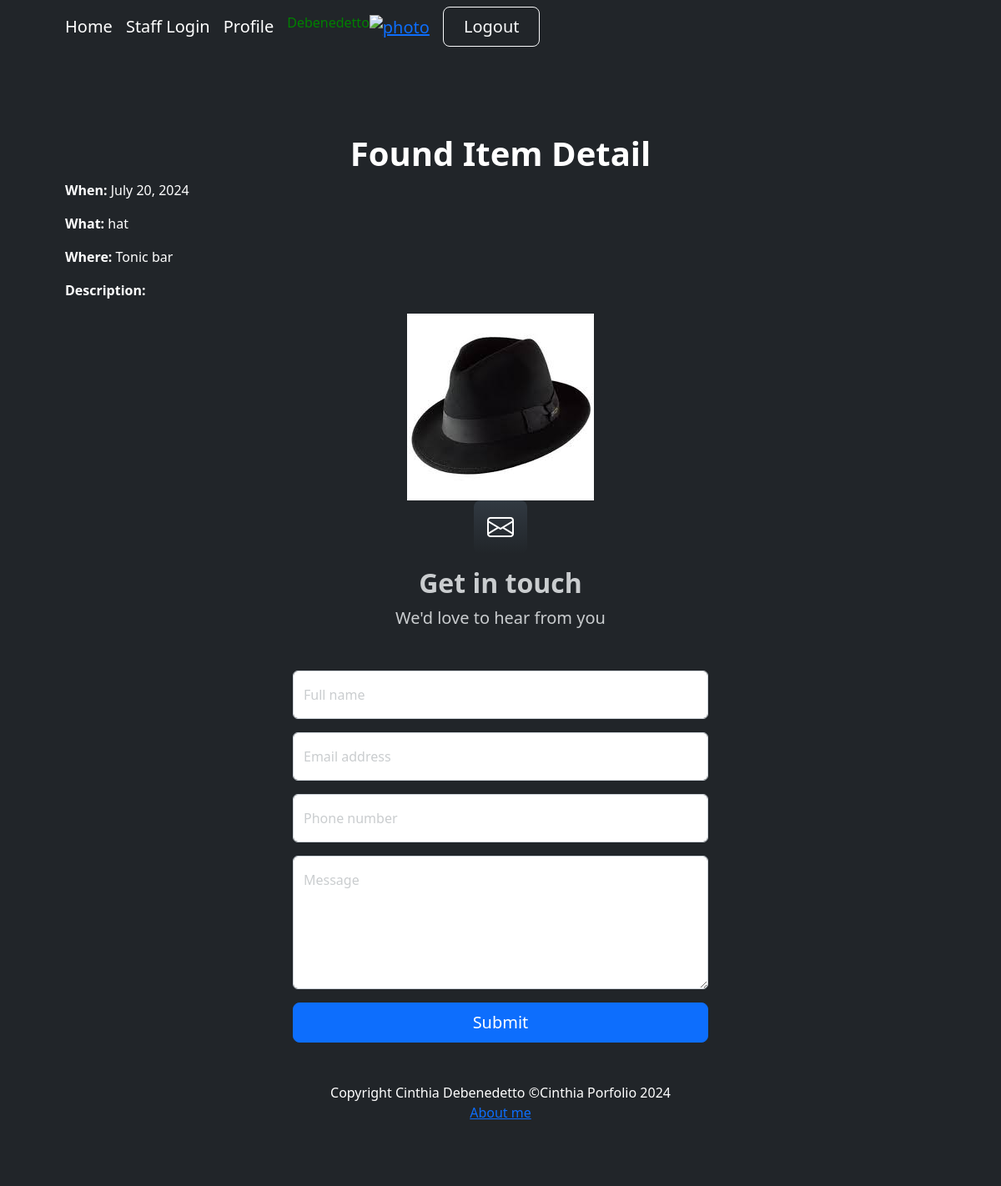
The app's page /found/2/ (signed in) with its own data.
### busqueda/models.py (models this page shows, shortened)
class Ifound(models.Model):
        LOCATIONS = [
                    ("Lobby", "Lobby"),
                     ("Tonic bar", "Tonic bar"),
                     ("Graze: Breakfast", "Graze: Breakfast"),
                     ("Underwater Observatory", "Underwater Observatory"),
                     ("North end Pool", "North end Pool"),
                     ("Salti: Restaurant", "Salti: Restaurant"),
                     ("Infinity: Restaurant", "Infinity: Restaurant"),
                     ("Kid's club", "Kid's club"),
                     ("Living reef center", "Living reef center"),
                     ("The Shake/Candy shop", "The Shake/Candy shop"),
                     ("Canopy wing: corridor", "Canopy wing: corridor"),
                     ("Driftwood wing: corridor", "Driftwood wing: corridor"),
                     ("Harbour wing: corridor", "Harbour wing: corridor"),
                     ("Transit Lounge", "Transit Lounge"),
                     ("Ferry", "Ferry"),
                     ("South end pool", "South end pool"),
                     ("Water sports", "Water sports"),
                     ("My room", "My room"),
                     ("Lover's Cove", "Lover's Cove"),
                     ("Rain forest walk", "Rain forest walk"),
                     ("Tennis/Basquet court", "Tennis/Basquet court"),
                     ("I don't know", "I don't know"),
    ]
        when = models.DateField(validators=[validate_past_date])
        what = models.CharField(max_length=60)
        where = models.CharField(max_length=60, choices=LOCATIONS, help_text="Select a place where you lost your item")
        color = models.CharField(max_length=50)
        model = models.CharField(max_length=60)
        size = models.CharField(max_length=60)
        description = models.TextField(verbose_name="Description", help_text="Optional: Complete a short description of item", blank=True, null=True)
        photo = models.ImageField(upload_to='found_photos/', blank=True, null=True, help_text='Opcional: load a photo of the item')
        returned_owner = models.BooleanField(default=False)
        class Meta:
            verbose_name = "Found Property"
            verbose_name_plural = "Found Properties"
            ordering = ["when", "what"]

### busqueda/views.py (the view)
# urls.py: path('found/<int:pk>/', foundDetail, name='found_detail'),# URL para la vista de detalle del ítem encontrado
@login_required
def foundDetail(request, pk):
    found = get_object_or_404(Ifound, pk=pk)
    return render(request, 'busqueda/found_detail.html', {'found': found})

### busqueda/templates/busqueda/found_detail.html (shortened to what this page needs)
{% extends "busqueda/index.html" %}
{% block titulo %}
<h1 class="display-10 fw-bolder text-white">Found Item Detail</h1>
{% endblock titulo %}
{% block contenido %}
    <p class="text-white" style="text-align: left;"><strong>When:</strong> {{ found.when }}</p>
    <p class="text-white" style="text-align: left;"><strong>What:</strong> {{ found.what }}</p>
    <p class="text-white" style="text-align: left;"><strong>Where:</strong> {{ found.where }}</p>
    <p class="text-white" style="text-align: left;"><strong>Description: </strong>{{ found.description }}</p>
    {% if found.photo %}
                <img src="{{ found.photo.url }}" alt="Item Photo">
    {% endif %}
{% endblock contenido %}

### busqueda/templates/busqueda/index.html (shortened to what this page needs)
<!DOCTYPE html>
<html lang="en">
    <head>
        {% load static %}
        <link href="https://cdn.jsdelivr.net/npm/bootstrap-icons@1.4.1/font/bootstrap-icons.css" rel="stylesheet" />
        <link href="{% static 'css/styles.css'%}" rel="stylesheet" />
        <link rel="stylesheet" href="https://cdnjs.cloudflare.com/ajax/libs/font-awesome/6.4.0/css/all.min.css">
        <link rel="stylesheet" href="https://code.jquery.com/ui/1.12.1/themes/base/jquery-ui.css">
</head>
    </head>
    <body>
        <nav class="navbar navbar-expand-lg navbar-dark bg-dark">
            <div class="container px-5">
                <a class="navbar-brand" href="{% url 'home' %}">Home</a>
                <a class="navbar-brand" href="{% url 'admin' %}">Staff Login</a>
                {% if user.is_authenticated %}
               <a class="navbar-brand" href="{% url 'perfil' %}">Profile</a>
                    <h6 style="color:green">{{user.last_name}}</h6>
                    <div class="navbar-brand">
                        <a href= "{% url 'agregar_avatar'%}"><img src="{{request.session.avatar}}" height= "40px" weight="40px" alt="photo"></a>
                    </div>
                    {% endif %}
                <div class="collapse navbar-collapse" id="navbarSupportedContent">
                {% if user.is_authenticated %}
                <form method="post" action="{% url 'logout' %}">
                    <button type="submit" class="btn btn-outline-light btn-lg px-4" >Logout</button>
                  </form>
                </div>
                {% endif %}
                </div>
        </nav>
        <header class="bg-dark py-5">
            <div class="container px-5">
                <div class="row gx-5 justify-content-center">
                    <div class="col-lg-12">
                        <div class="text-center my-5">
                            {% block titulo %}{% endblock titulo %}
                            {% block contenido %}{% endblock contenido %}
    <section style="background-color: #212529">
        <div>
            <div class="text-center mb-5" >
                <div class="feature bg-primary bg-gradient text-white rounded-3 mb-3"><i class="bi bi-envelope"></i></div>
                <h2 class="fw-bolder">Get in touch</h2>
                <p class="lead mb-0">We'd love to hear from you</p>
            </div>
            <div class="row gx-5 justify-content-center">
                <div class="col-lg-6">
                    <form method="post" action="{% url 'contactar' %}">
                        <div class="form-floating mb-3">
                            <input class="form-control" id="name" type="text" name="name" placeholder="Enter your name..." required />
                            <label for="name">Full name</label>
                        </div>
                        <div class="form-floating mb-3">
                            <input class="form-control" id="email" type="email" name="email" placeholder="name@example.com" required />
                            <label for="email">Email address</label>
                        </div>
                        <div class="form-floating mb-3">
                            <input class="form-control" id="phone" type="tel" name="phone" placeholder="(123) 456-7890" required />
                            <label for="phone">Phone number</label>
                        </div>
                        <div class="form-floating mb-3">
                            <textarea class="form-control" id="message" name="message" placeholder="Enter your message here..." style="height: 10rem" required></textarea>
                            <label for="message">Message</label>
                        </div>
                        <div class="d-grid">
                            <button class="btn btn-primary btn-lg" type="submit">Submit</button>
                        </div>
                    </form>
                </div>
            </div>
        </div>
    </section>
        <footer class="py-5 bg-dark">
            <div class="container px-5"><p class="m-0 text-center text-white">Copyright Cinthia Debenedetto &copy;Cinthia Porfolio 2024</p></div>
            <a class="row gx-5 justify-content-center" href="{% url 'aboutme' %}">About me</a>
        </footer>
    </body>
</html>

### records on screen
Ifound: when "July 20, 2024", what "hat", where "Tonic bar", photo (picture)

### other values on screen
{{ user.last_name }} "Debenedetto"
